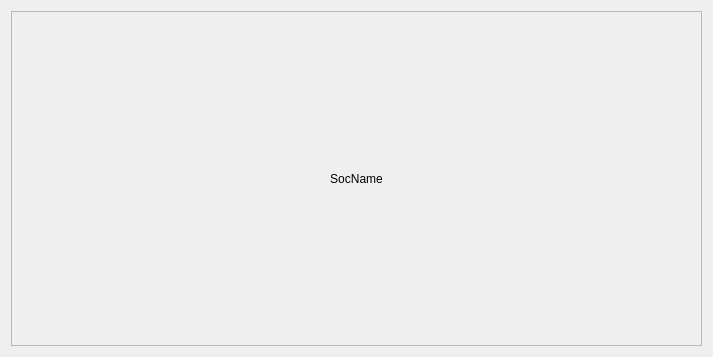
<?xml version="1.0" encoding="UTF-8"?>
<ui version="4.0">
 <class>SocRegsViewerNew</class>
 <widget class="QWidget" name="SocRegsViewerNew">
  <property name="geometry">
   <rect>
    <x>0</x>
    <y>0</y>
    <width>713</width>
    <height>357</height>
   </rect>
  </property>
  <property name="windowTitle">
   <string>Form</string>
  </property>
  <layout class="QGridLayout" name="gridLayout">
   <item row="1" column="0" colspan="2">
    <widget class="QScrollArea" name="PeriphList">
     <property name="widgetResizable">
      <bool>true</bool>
     </property>
     <widget class="QWidget" name="scrollAreaWidgetContents">
      <property name="geometry">
       <rect>
        <x>0</x>
        <y>0</y>
        <width>693</width>
        <height>337</height>
       </rect>
      </property>
      <layout class="QVBoxLayout" name="verticalLayout">
       <item>
        <widget class="QLabel" name="socName">
         <property name="text">
          <string>SocName</string>
         </property>
         <property name="alignment">
          <set>Qt::AlignCenter</set>
         </property>
        </widget>
       </item>
      </layout>
     </widget>
    </widget>
   </item>
  </layout>
 </widget>
 <resources/>
 <connections/>
</ui>
